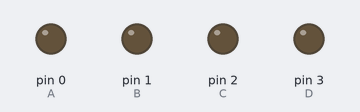
This sketch was run on a simulated Arduino Uno, built with avr-gcc and run on an emulated ATmega328P. On the bench: output pins drawn as LEDs (lit = HIGH).

Above: at 0.5 s.
At 2.5 s:
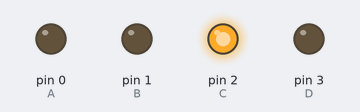
At 3.5 s:
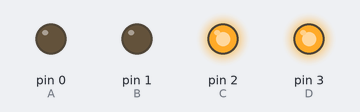
At 5.5 s:
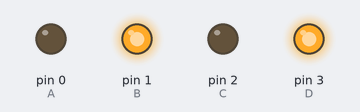
At 8.5 s:
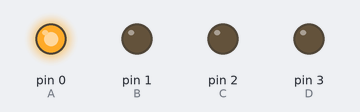
At 11.5 s:
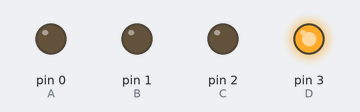
Timing chart, 0 to 13.0 s (numbered marks = the images above):
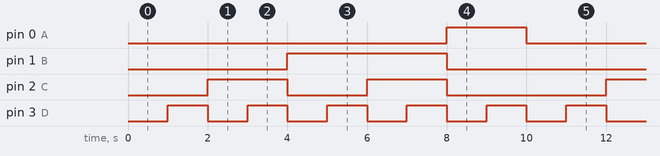

Measured:
- by itself, pin 0 (A): alternates HIGH for 2.0 s and LOW for 8.0 s
- by itself, pin 1 (B): alternates HIGH for 4.0 s and LOW for 6.0 s
- by itself, pin 2 (C): repeats every 10.0 s: LOW 2.0 s, HIGH 2.0 s, LOW 4.0 s, HIGH 2.0 s
- by itself, pin 3 (D): alternates HIGH for 1.0 s and LOW for 1.0 s

The sketch:

sketch_jun07a.ino
```cpp
int A = 0;
int B = 1;
int C = 2;
int D = 3;


void setup()
{
  pinMode(A,OUTPUT);
  pinMode(B,OUTPUT);
  pinMode(C,OUTPUT);
  pinMode(D,OUTPUT);


  digitalWrite(A,LOW);
  digitalWrite(B,LOW);
  digitalWrite(C,LOW);
  digitalWrite(D,LOW);

}

void loop()
{
  digitalWrite(A,LOW); // chiffre 0:0000
  digitalWrite(B,LOW);
  digitalWrite(C,LOW);
  digitalWrite(D,LOW);

  delay(1000);

  digitalWrite(A,LOW); //chiffre 1:0001
  digitalWrite(B,LOW);
  digitalWrite(C,LOW);
  digitalWrite(D,HIGH);

  delay(1000);

  digitalWrite(A,LOW); //chiffre 2:0010
  digitalWrite(B,LOW);
  digitalWrite(C,HIGH);
  digitalWrite(D,LOW);

  delay(1000);

  digitalWrite(A,LOW); //chiffre 3:0011
  digitalWrite(B,LOW);
  digitalWrite(C,HIGH);
  digitalWrite(D,HIGH);

  delay(1000);

  digitalWrite(A,LOW); //chiffre 4:0100
  digitalWrite(B,HIGH);
  digitalWrite(C,LOW);
  digitalWrite(D,LOW);

  delay(1000);

  digitalWrite(A,LOW); //chiffre 5:0101
  digitalWrite(B,HIGH);
  digitalWrite(C,LOW);
  digitalWrite(D,HIGH);

  delay(1000);

  digitalWrite(A,LOW); //chiffre 6:0110
  digitalWrite(B,HIGH);
  digitalWrite(C,HIGH);
  digitalWrite(D,LOW);

  delay(1000);

  digitalWrite(A,LOW); //chiffre 7:0111
  digitalWrite(B,HIGH);
  digitalWrite(C,HIGH);
  digitalWrite(D,HIGH);

  delay(1000);

  digitalWrite(A,HIGH); //chiffre 8:1000
  digitalWrite(B,LOW);
  digitalWrite(C,LOW);
  digitalWrite(D,LOW);

  delay(1000);

  digitalWrite(A,HIGH); //chiffre 9:1001
  digitalWrite(B,LOW);
  digitalWrite(C,LOW);
  digitalWrite(D,HIGH);

  delay(1000);
}
```
